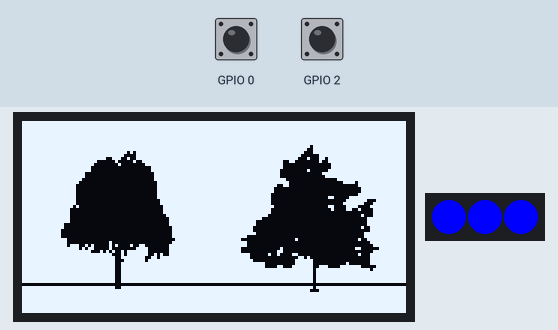
Simulated run of this program. Board: ESP32 board running MicroPython. On the bench: 128×64 one-colour display, 3 RGB LEDs in strip order, left to right. The inputs (shaded band) are chosen by the test bench. Random numbers come from a fixed seed.

Above: at 1.2 s.
1.3 s: button A pressed for 0.15 s
At 1.5 s:
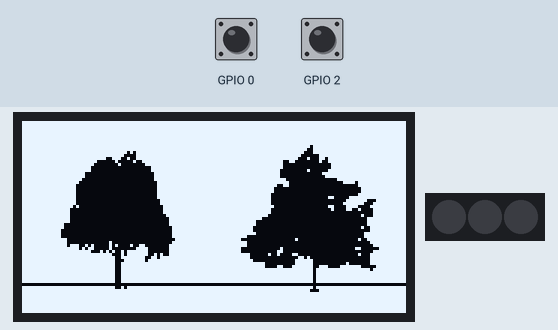
At 2.8 s:
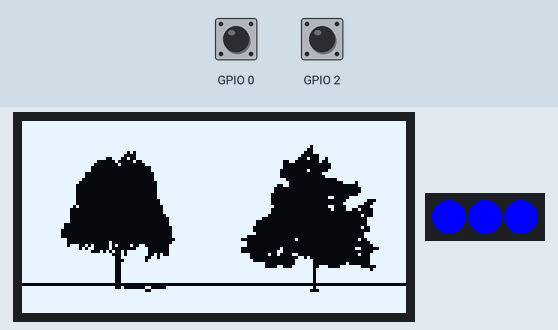
Timing chart, 0 to 8.0 s (numbered marks = the images above; inputs shaded):
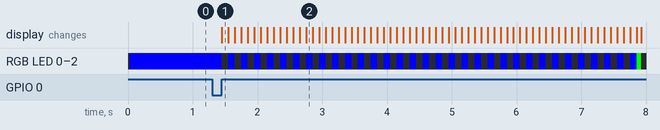

The program:

mycorrhizal_network.py
```python
# MindPlus with microPython
# Mycorrhizal network

from mpython import *
from machine import Timer

from random import randint

import time

###############################################
class Hypha(object):
  def __init__(self, y0):
    self.okay = False
    self.ys = []
    self.dx = 0
    self.x0 = 0
    self.xn = 0
    self.y0 = y0
    self.signal = -1

###############################################
trees = [bytearray([0xff,0xff,0xff,0xff,0xff,0xff,0xc0,0xff,0xff,0xff,0xff,0xff,0xff,0xc0,0xff,0xff,0xff,0xff,0xff,0xff,0xc0,0xff,0xff,0xff,0xf5,0xff,0xff,0xc0,0xff,0xff,0xff,0xe1,0xff,0xff,0xc0,0xff,0xff,0xf9,0xc9,0xff,0xff,0xc0,0xff,0xff,0xc0,0x82,0x7f,0xff,0xc0,0xff,0xff,0x80,0x40,0x3f,0xff,0xc0,0xff,0xff,0x0,0x0,0xf,0xff,0xc0,0xff,0xff,0x0,0x0,0xf,0xff,0xc0,0xff,0xfc,0x0,0x0,0x7,0xff,0xc0,0xff,0xfc,0x0,0x0,0x7,0xff,0xc0,0xff,0xf8,0x0,0x0,0x7,0xff,0xc0,0xff,0xf0,0x0,0x0,0x3,0xff,0xc0,0xff,0xe0,0x0,0x0,0x3,0xff,0xc0,0xff,0xe0,0x0,0x0,0x3,0xff,0xc0,0xff,0xe0,0x0,0x0,0x3,0xff,0xc0,0xff,0xe0,0x0,0x0,0x3,0xff,0xc0,0xff,0xe0,0x0,0x0,0x3,0xff,0xc0,0xff,0xe0,0x0,0x0,0x1,0xff,0xc0,0xff,0xe0,0x0,0x0,0x1,0xff,0xc0,0xff,0xd0,0x0,0x0,0x0,0xff,0xc0,0xff,0x80,0x0,0x0,0x0,0xff,0xc0,0xff,0x80,0x0,0x0,0x0,0xff,0xc0,0xff,0x80,0x0,0x0,0x0,0x7f,0xc0,0xff,0x80,0x0,0x0,0x0,0x3f,0xc0,0xff,0x80,0x0,0x0,0x0,0x3f,0xc0,0xfe,0x0,0x0,0x0,0x0,0x3f,0xc0,0xfe,0x0,0x0,0x0,0x0,0x1f,0xc0,0xfc,0x0,0x0,0x0,0x0,0x1f,0xc0,0xfc,0x0,0x0,0x0,0x0,0x1f,0xc0,0xfc,0x0,0x0,0x0,0x0,0x1f,0xc0,0xff,0x0,0x0,0x0,0x0,0xf,0xc0,0xff,0x0,0x2,0x0,0x0,0x1f,0xc0,0xff,0x72,0x82,0x84,0xc0,0x3f,0xc0,0xff,0xf5,0x82,0x1,0xe0,0x3f,0xc0,0xff,0xff,0x15,0x2f,0xe0,0x3f,0xc0,0xff,0xff,0xfe,0x2f,0xe5,0x3f,0xc0,0xff,0xff,0xff,0x3f,0xcd,0xff,0xc0,0xff,0xff,0xff,0x1f,0xdf,0xff,0xc0,0xff,0xff,0xff,0x3f,0xff,0xff,0xc0,0xff,0xff,0xff,0x3f,0xff,0xff,0xc0,0xff,0xff,0xff,0x3f,0xff,0xff,0xc0,0xff,0xff,0xff,0x3f,0xff,0xff,0xc0,0xff,0xff,0xff,0x3f,0xff,0xff,0xc0,0xff,0xff,0xff,0x3f,0xff,0xff,0xc0,0xff,0xff,0xff,0x3f,0xff,0xff,0xc0,0xff,0xff,0xff,0x3f,0xff,0xff,0xc0,0xff,0xff,0xff,0x3f,0xff,0xff,0xc0,0xff,0xff,0xff,0xff,0xff,0xff,0xc0]),
          bytearray([0xff,0xff,0xff,0xff,0xff,0xff,0xc0,0xff,0xff,0xff,0xbf,0xff,0xff,0xc0,0xff,0xff,0xff,0x3f,0xff,0xff,0xc0,0xff,0xff,0xfe,0x3f,0xff,0xff,0xc0,0xff,0xff,0xfc,0xf,0xff,0xff,0xc0,0xff,0xff,0xf8,0x8d,0xff,0xff,0xc0,0xff,0xff,0x30,0x9,0xff,0xff,0xc0,0xff,0xff,0x0,0x0,0xff,0xff,0xc0,0xff,0xff,0x0,0x0,0xff,0xff,0xc0,0xff,0xfe,0x0,0x81,0xff,0xff,0xc0,0xff,0xfe,0x0,0x7,0xff,0xff,0xc0,0xff,0xfe,0x0,0x3,0xff,0xff,0xc0,0xff,0xff,0x80,0x0,0x3f,0xff,0xc0,0xff,0xff,0xc0,0x0,0xf,0x7f,0xc0,0xff,0xfc,0xc0,0x0,0x0,0x7f,0xc0,0xff,0xf8,0x0,0x0,0x0,0x3f,0xc0,0xff,0xf8,0x0,0x0,0x0,0x3f,0xc0,0xff,0xf0,0x0,0x0,0x0,0x7f,0xc0,0xff,0xf0,0x0,0x1,0x83,0xff,0xc0,0xff,0xf0,0x0,0x0,0x7,0xf1,0xc0,0xff,0xf0,0x0,0x0,0xf,0xe3,0xc0,0xff,0xf8,0x0,0x1,0x87,0x87,0xc0,0xff,0xf0,0x0,0x0,0x86,0x43,0xc0,0xff,0xf0,0x0,0x0,0x0,0x3,0xc0,0xff,0xe0,0x0,0x0,0x0,0x23,0xc0,0xff,0x80,0x0,0x0,0x0,0xf,0xc0,0xfe,0x0,0x0,0x0,0x0,0xf,0xc0,0xfe,0x0,0x0,0x0,0x0,0xf,0xc0,0xfc,0x0,0x0,0x0,0x0,0x27,0xc0,0xfc,0x0,0x0,0x0,0x0,0x7,0xc0,0xfe,0x0,0x0,0x0,0x0,0x1f,0xc0,0xf0,0x0,0x0,0x0,0x0,0x1f,0xc0,0xc0,0x0,0x8,0x0,0x0,0x4f,0xc0,0xf0,0x0,0x0,0x0,0x0,0x7,0xc0,0xf0,0x0,0x0,0x0,0x0,0x3,0xc0,0xc0,0x1,0x0,0x0,0x0,0xc0,0xc0,0xc0,0x3,0x0,0x0,0x0,0x3,0xc0,0xf8,0x12,0x18,0x0,0x0,0x47,0xc0,0xf8,0x0,0x6,0x80,0x0,0x7,0xc0,0xfc,0x0,0xf,0xc0,0x0,0x7,0xc0,0xff,0xc0,0xf,0xc0,0x4,0x7,0xc0,0xff,0xc3,0x1f,0xce,0x1f,0xc1,0xc0,0xff,0xff,0xff,0xdf,0xff,0xfb,0xc0,0xff,0xff,0xff,0xdf,0xff,0xff,0xc0,0xff,0xff,0xff,0xdf,0xff,0xff,0xc0,0xff,0xff,0xff,0xdf,0xff,0xff,0xc0,0xff,0xff,0xff,0xdf,0xff,0xff,0xc0,0xff,0xff,0xff,0xdf,0xff,0xff,0xc0,0xff,0xff,0xff,0xdf,0xff,0xff,0xc0,0xff,0xff,0xff,0x8f,0xff,0xff,0xc0])]

oled_width = 128
oled_height = 64
surface_y = 54

# Function couldn't modify global variables by default
# but can modify values in a global dictionary
#   or members of a global object,
hypha = Hypha(surface_y)

###############################################
def light_led(rgb_obj):
  rgb.fill(rgb_obj)
  rgb.write()

def display_info(text):
  print(text)
  oled.DispChar(text, 0, 0)
  oled.show()

def display_tree():
  tsize = 50
  midpoint = oled_width // 2
  tx = (midpoint - tsize) // 2
  ty = (oled_height - tsize) // 2
  oled.Bitmap(tx, ty, trees[0], tsize, tsize, 0)
  oled.Bitmap(tx + midpoint, ty, trees[1], tsize, tsize, 0)
  oled.line(0, surface_y, oled_width, surface_y, 0)

def display_hypha():
  size = len(hypha.ys)

  if size > 0:
    px = hypha.x0
    py = hypha.y0

    for i in range(0, size):
      nx = px + hypha.dx
      ny = hypha.ys[i]
      oled.line(px, py, nx, ny, 0)
      px = nx
      py = ny

      if i == hypha.signal:
        oled.fill_circle(nx, ny, 2, 0)

    if hypha.okay:
      oled.line(px, py, hypha.xn, hypha.y0, 0)

def oled_refresh():
  oled.fill(255)
  display_tree()
  display_hypha()
  oled.show()

###############################################
def on_tick(_):
  if not hypha.okay:
    if hypha.x0 > 0:
      size = len(hypha.ys)

      if size % 2 == 0:
        light_led((0, 0, 255))
      else:
        light_led((0, 0, 0))

      if size > 0:
        py = hypha.ys[-1]
      else:
        py = hypha.y0

      ny = py + randint(-1, 1)

      if (ny >= oled_height) or (ny <= surface_y):
        hypha.ys.append(py)
      else:
        hypha.ys.append(ny)

      if size > (oled_width // 2):
        light_led((0, 255, 0))
        hypha.okay = True

      oled_refresh()
  else:
    if light.read() < 100:
      light_led((255, 0, 0))
      if hypha.signal < 0:
        hypha.signal = 0
    else:
      light_led((0, 0, 0))

    if hypha.signal >= 0:
      if hypha.signal >= len(hypha.ys):
        hypha.signal = -1
        light_led((0, 255, 0))
      else:
        hypha.signal = hypha.signal + 1

      oled_refresh()

def on_A_pressed(_):
  if not button_a.value() == 1:
    if not hypha.okay:
      if hypha.x0 == 0:
        hypha.x0 = oled_width // 4
        hypha.xn = oled_width // 2 + hypha.x0
        hypha.dx = 1

def on_B_pressed(_):
  if not button_b.value() == 1:
    if not hypha.okay:
      if hypha.x0 == 0:
        hypha.x0 = 3 * oled_width // 4
        hypha.xn = hypha.x0 - oled_width // 2
        hypha.dx = -1

###############################################
def timer_start():
  t = Timer(1)
  t.init(period=100, mode=Timer.PERIODIC, callback=on_tick)

def user_action_start():
  button_a.irq(trigger=Pin.IRQ_FALLING, handler=on_A_pressed)
  button_b.irq(trigger=Pin.IRQ_FALLING, handler=on_B_pressed)

###############################################
def main():
  oled_refresh()
  light_led((0, 0, 255))
  user_action_start()
  timer_start()


###################################################################################################
if __name__ == "__main__":
  main()
```

Measured:
- after the input at 1.3 s, RGB LED 0–2: RGB(0, 0, 255) → off after 0.15 s, → RGB(0, 0, 255) 0.10 s later, → off 0.10 s later, → RGB(0, 0, 255) 0.10 s later, … (66 changes in this stretch); the display: first differs from a run without the input after 0.15 s (image 1)
